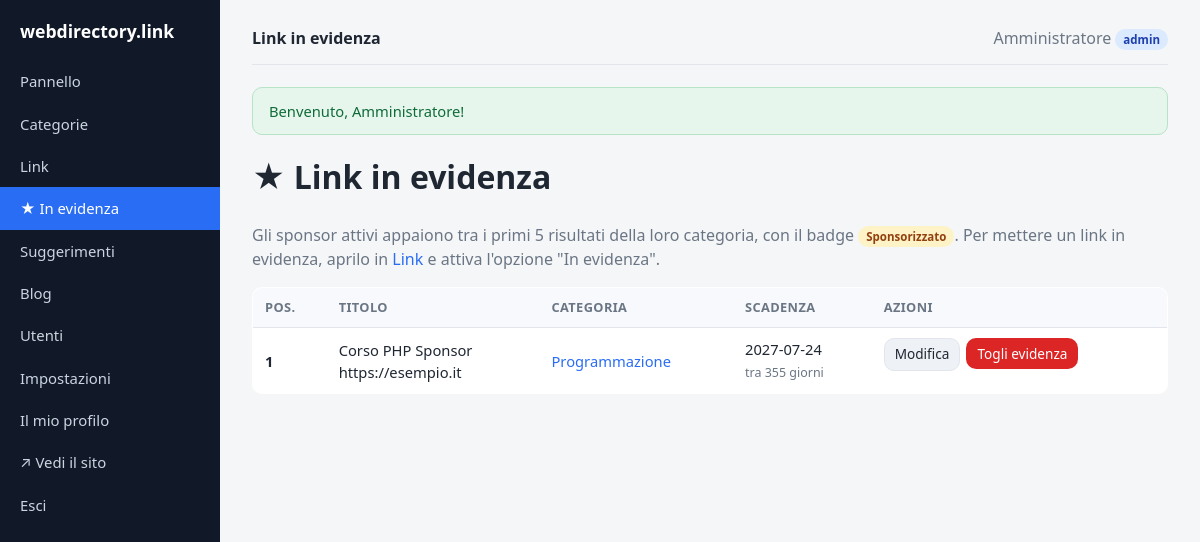
Page /admin/featured (signed in) on the committed database.
### tables this page shows
CREATE TABLE `settings` (
  `key`   VARCHAR(64) NOT NULL,
  `value` TEXT NULL,
  PRIMARY KEY (`key`)
);

CREATE TABLE `links` (
  `id`           INT UNSIGNED NOT NULL AUTO_INCREMENT,
  `category_id`  INT UNSIGNED NOT NULL,
  `title`        VARCHAR(200) NOT NULL,
  `url`          VARCHAR(2048) NOT NULL,
  `description`  TEXT NULL,
  `status`       ENUM('approved','pending') NOT NULL DEFAULT 'approved',
  `submitted_by` VARCHAR(190) NULL,    
  `featured`         TINYINT(1) NOT NULL DEFAULT 0,    
  `featured_position` INT NOT NULL DEFAULT 0,          
  `featured_until`   DATE NULL,                        
  `image_url`    VARCHAR(2048) NULL,                   
  `latitude`     DECIMAL(10,7) NULL,                   
  `longitude`    DECIMAL(10,7) NULL,
  `address`      VARCHAR(255) NULL,                    
  `sort_order`   INT NOT NULL DEFAULT 0,
  `created_at`   DATETIME NOT NULL DEFAULT CURRENT_TIMESTAMP,
  PRIMARY KEY (`id`),
  KEY `idx_links_category` (`category_id`),
  KEY `idx_links_status` (`status`),
  KEY `idx_links_featured` (`featured`,`featured_position`),
  FULLTEXT KEY `ft_links_search` (`title`,`description`),
  CONSTRAINT `fk_links_category` FOREIGN KEY (`category_id`)
      REFERENCES `categories`(`id`) ON DELETE CASCADE
);

CREATE TABLE `categories` (
  `id`          INT UNSIGNED NOT NULL AUTO_INCREMENT,
  `parent_id`   INT UNSIGNED NULL,
  `name`        VARCHAR(160) NOT NULL,
  `slug`        VARCHAR(180) NOT NULL,
  `path`        VARCHAR(2000) NOT NULL DEFAULT '',   
  `description` TEXT NULL,
  `sort_order`  INT NOT NULL DEFAULT 0,
  `created_at`  DATETIME NOT NULL DEFAULT CURRENT_TIMESTAMP,
  PRIMARY KEY (`id`),
  KEY `idx_categories_parent` (`parent_id`),
  KEY `idx_categories_path` (`path`(191)),
  CONSTRAINT `fk_categories_parent` FOREIGN KEY (`parent_id`)
      REFERENCES `categories`(`id`) ON DELETE CASCADE
);

### app/helpers.php (called while the page is built, shortened)
<?php
function e(?string $v): string
{
    return htmlspecialchars((string) $v, ENT_QUOTES | ENT_SUBSTITUTE, 'UTF-8');
}
function setting(string $key, string $default = ''): string
{
    return Setting::get($key, $default);
}
function url(string $path = ''): string
{
    global $CONFIG;
    $base = rtrim($CONFIG['site']['base_url'] ?? '', '/');
    $path = '/' . ltrim($path, '/');
    return $base . ($path === '/' ? '/' : $path);
}
function current_user(): ?array
{
    return $_SESSION['user'] ?? null;
}
function is_admin(): bool
{
    $u = current_user();
    return $u !== null && ($u['role'] ?? '') === 'admin';
}
function take_flash(): array
{
    $f = $_SESSION['flash'] ?? [];
    return $f;
}
function view(string $view, array $data = [], string $layout = 'layout'): void
{
    extract($data, EXTR_SKIP);
    require APP_PATH . '/views/' . $view . '.php';
    $content = ob_get_clean();
    require APP_PATH . '/views/partials/' . $layout . '.php';
}

### app/controllers/AdminController.php (called while the page is built, shortened)
<?php
class AdminController
{
    public static function featured(): void
    {
        self::render('admin/featured', [
            'title'    => 'Link in evidenza',
            'featured' => Link::allFeatured(),
        ]);
    }
    private static function render(string $view, array $data): void
    {
        $data['pending_badge'] = Link::pendingCount();
        view($view, $data, 'admin_layout');
    }
}

### app/config.php (called while the page is built)
<?php
return [
    'db' => [
        'driver'  => getenv('DB_DRIVER') ?: 'mysql',
        'host'    => getenv('DB_HOST') ?: '127.0.0.1',
        'name'    => getenv('DB_NAME') ?: 'dircms',
        'user'    => getenv('DB_USER') ?: 'root',
        'pass'    => getenv('DB_PASS') ?: '',
        'charset' => 'utf8mb4',
    ],
    'site' => [
        'name'     => 'webdirectory.link',
        'base_url' => '',
        'url'      => getenv('SITE_URL') ?: 'https://webdirectory.link',
        'email'    => 'info@webdirectory.link',
        'owner'    => '',
    ],
    'per_page' => 20,
    'adsense' => [
        'client' => getenv('ADSENSE_CLIENT') ?: '',
        'slot'   => getenv('ADSENSE_SLOT') ?: '',
    ],
    'antispam' => [
        'enabled'  => true,
        'min_secs' => 3,
    ],
    'describe' => [
        'meta_enabled' => true,
        'ai_enabled'   => (bool) (getenv('ANTHROPIC_API_KEY')),
        'ai_api_key'   => getenv('ANTHROPIC_API_KEY') ?: '',
        'ai_model'     => 'claude-haiku-4-5',
    ],
];

### app/models/Link.php (called while the page is built, shortened)
<?php
class Link
{
    public static function db(): PDO
    {
        return Database::pdo();
    }
    public static function allFeatured(): array
    {
        return self::db()->query(
            "SELECT l.*, c.name AS category_name, c.path AS category_path
             FROM links l JOIN categories c ON c.id = l.category_id
             WHERE l.featured = 1
             ORDER BY c.path, l.featured_position, l.title"
        )->fetchAll();
    }
}

### app/Database.php (called while the page is built, shortened)
<?php
class Database
{
    private static ?PDO $pdo = null;
    public static function connect(array $cfg): PDO
    {
        $dsn = sprintf(
            'mysql:host=%s;dbname=%s;charset=%s',
            $cfg['host'],
            $cfg['name'],
            $cfg['charset']
        );
        self::$pdo = new PDO($dsn, $cfg['user'], $cfg['pass'], [
            PDO::ATTR_ERRMODE            => PDO::ERRMODE_EXCEPTION,
            PDO::ATTR_DEFAULT_FETCH_MODE => PDO::FETCH_ASSOC,
            PDO::ATTR_EMULATE_PREPARES   => false,
        ]);
        return self::$pdo;
    }
    public static function pdo(): PDO
    {
        return self::$pdo;
    }
}

### app/models/Setting.php (called while the page is built, shortened)
<?php
class Setting
{
    private static ?array $cache = null;
    private static function load(): array
    {
        self::$cache = [];
        try {
            $rows = Database::pdo()->query('SELECT `key`,`value` FROM settings');
            foreach ($rows as $r) {
                self::$cache[$r['key']] = $r['value'];
            }
        } catch (Throwable $e) {
        }
        return self::$cache;
    }
    public static function get(string $key, string $default = ''): string
    {
        $all = self::load();
        $v = $all[$key] ?? null;
        return ($v === null || $v === '') ? $default : $v;
    }
}

### app/views/admin/featured.php (the view, shortened to what this page needs)
<h1>★ Link in evidenza</h1>
<p class="muted">
  Gli sponsor attivi appaiono tra i primi <?= Link::FEATURED_SLOTS ?> risultati della loro categoria,
  con il badge <span class="badge featured">Sponsorizzato</span>.
  Per mettere un link in evidenza, aprilo in <a href="<?= e(url('/admin/links')) ?>">Link</a> e attiva l'opzione "In evidenza".
</p>
<?php if (!$featured): ?>
  <p class="muted">Nessun link in evidenza al momento.</p>
<?php else: ?>
  <table class="data">
    <thead><tr><th>Pos.</th><th>Titolo</th><th>Categoria</th><th>Scadenza</th><th>Azioni</th></tr></thead>
    <tbody>
      <?php foreach ($featured as $l): ?>
        <?php
          $scad = $l['featured_until'] ?? null;
          $giorni = $scad ? (int) ceil((strtotime($scad) - time()) / 86400) : null;
        ?>
        <tr>
          <td><strong><?= (int) $l['featured_position'] ?></strong></td>
          <td><?= e($l['title']) ?><br><span class="url"><?= e($l['url']) ?></span></td>
          <td><a href="<?= e(url($l['category_path'])) ?>" target="_blank"><?= e($l['category_name']) ?></a></td>
          <td>
            <?php if ($scad): ?>
              <?= e($scad) ?>
              <?php if ($giorni !== null): ?>
                <br><span class="muted" style="font-size:.78rem">
                  <?= $giorni >= 0 ? "tra $giorni giorni" : 'scaduto' ?>
                </span>
              <?php endif; ?>
            <?php else: ?>
              <span class="muted">senza scadenza</span>
            <?php endif; ?>
          </td>
          <td class="actions-cell">
            <a class="btn small secondary" href="<?= e(url('/admin/links/' . $l['id'] . '/edit')) ?>">Modifica</a>
            <form method="post" action="<?= e(url('/admin/featured/' . $l['id'] . '/remove')) ?>"
                  onsubmit="return confirm('Togliere l\'evidenza da questo link?');">
              <button class="btn small danger" type="submit">Togli evidenza</button>
            </form>
          </td>
        </tr>
      <?php endforeach; ?>
    </tbody>
  </table>
<?php endif; ?>

### public/index.php (shortened to what this page needs)
<?php
$configFile = APP_PATH . '/config.php';
$CONFIG = require $configFile;
require APP_PATH . '/Database.php';
require APP_PATH . '/helpers.php';
require APP_PATH . '/Describe.php';
require APP_PATH . '/models/Link.php';
require APP_PATH . '/models/Setting.php';
require APP_PATH . '/controllers/AdminController.php';
$uri = parse_url($_SERVER['REQUEST_URI'] ?? '/', PHP_URL_PATH) ?? '/';
$uri = '/' . trim(rawurldecode($uri), '/');
$method = $_SERVER['REQUEST_METHOD'] ?? 'GET';
foreach ($routes as [$rMethod, $pattern, $handler]) {
    if ($rMethod === $method && preg_match($pattern, $uri, $m)) {
        array_shift($m);
        $handler(...$m);
        exit;
    }
}

### app/views/partials/admin_layout.php (shortened to what this page needs)
<?php
$siteName = setting('site_name', $CONFIG['site']['name'] ?? 'Directory');
$flash = take_flash();
$u = current_user();
$uri = parse_url($_SERVER['REQUEST_URI'] ?? '/', PHP_URL_PATH) ?? '';
$nav = function (string $path) use ($uri): string {
    return str_contains($uri, $path) ? 'active' : '';
};
?><!DOCTYPE html>
<html lang="it">
<head>
  <link rel="stylesheet" href="<?= e(url('assets/css/style.css')) ?>">
</head>
<body>
<div class="admin-shell">
  <nav class="admin-nav">
    <a class="brand" href="<?= e(url('/admin')) ?>"><?= e($siteName) ?></a>
    <a class="<?= $uri === url('/admin') || $uri === '/admin' ? 'active' : '' ?>" href="<?= e(url('/admin')) ?>">Pannello</a>
    <a class="<?= $nav('/admin/categories') ?>" href="<?= e(url('/admin/categories')) ?>">Categorie</a>
    <a class="<?= $nav('/admin/links') ?>" href="<?= e(url('/admin/links')) ?>">Link</a>
    <a class="<?= $nav('/admin/featured') ?>" href="<?= e(url('/admin/featured')) ?>">★ In evidenza</a>
    <a class="<?= $nav('/admin/suggestions') ?>" href="<?= e(url('/admin/suggestions')) ?>">
      Suggerimenti
    </a>
    <a class="<?= $nav('/admin/posts') ?>" href="<?= e(url('/admin/posts')) ?>">Blog</a>
    <?php if (is_admin()): ?>
      <a class="<?= $nav('/admin/users') ?>" href="<?= e(url('/admin/users')) ?>">Utenti</a>
      <a class="<?= $nav('/admin/settings') ?>" href="<?= e(url('/admin/settings')) ?>">Impostazioni</a>
    <?php endif; ?>
    <a class="<?= $nav('/admin/profile') ?>" href="<?= e(url('/admin/profile')) ?>">Il mio profilo</a>
    <a href="<?= e(url('/')) ?>">↗ Vedi il sito</a>
    <a href="<?= e(url('/logout')) ?>">Esci</a>
  </nav>
  <div class="admin-main">
    <div class="admin-topbar">
      <strong><?= e($title ?? '') ?></strong>
      <span class="muted">
        <?= e($u['name'] ?? '') ?>
        <span class="badge <?= e($u['role'] ?? 'editor') ?>"><?= e($u['role'] ?? '') ?></span>
      </span>
    </div>
    <?php if (!empty($flash['success'])): ?>
      <div class="alert success"><?= e($flash['success']) ?></div>
    <?php endif; ?>
    <?= $content ?>
  </div>
</div>
</body>
</html>

### assets/css/style.css (style rules this page uses)
:root { --bg:#f5f6f8; --panel:#ffffff; --ink:#1f2733; --muted:#6b7684; --brand:#2a6df5; --brand-dark:#1a52c9; --border:#e2e6ec; --ok:#1f9d55; --warn:#d97706; --danger:#dc2626; --pending:#fff7ed; --radius:10px; --shadow:0 1px 3px rgba(20,30,50,.08); }
* { box-sizing:border-box }
body { margin:0; font-family:system-ui,-apple-system,"Segoe UI",Roboto,Helvetica,Arial,sans-serif; color:var(--ink); background:var(--bg); line-height:1.5; }
a { color:var(--brand); text-decoration:none }
.btn { display:inline-block; padding:8px 16px; border-radius:var(--radius); border:1px solid transparent; background:var(--brand); color:#fff; font-size:.95rem; cursor:pointer; font-family:inherit; }
.btn.small { padding:5px 10px; font-size:.85rem }
.btn.secondary { background:#eef1f6; color:var(--ink); border-color:var(--border) }
.btn.danger { background:var(--danger) }
.alert { padding:12px 16px; border-radius:var(--radius); margin-bottom:18px; font-size:.92rem }
.alert.success { background:#e7f6ed; color:#0f6b38; border:1px solid #b7e3c6 }
.badge { display:inline-block; padding:2px 8px; border-radius:999px; font-size:.72rem; font-weight:600 }
.badge.admin { background:#dbeafe; color:#1e40af }
.badge.featured { background:#fef3c7; color:#92400e }
table.data { width:100%; border-collapse:collapse; background:var(--panel); border:1px solid var(--border); border-radius:var(--radius); overflow:hidden }
table.data th, table.data td { padding:10px 12px; text-align:left; border-bottom:1px solid var(--border); font-size:.92rem }
table.data th { background:#f7f9fc; font-size:.8rem; text-transform:uppercase; letter-spacing:.03em; color:var(--muted) }
table.data tr:last-child td { border-bottom:0 }
.actions-cell { white-space:nowrap; display:flex; gap:6px }
.actions-cell form { display:inline }
.muted { color:var(--muted) }
h1 { margin-top:0 }
.admin-shell { display:flex; min-height:100vh }
.admin-nav { width:220px; background:#111827; color:#cbd5e1; padding:18px 0; flex-shrink:0 }
.admin-nav .brand { color:#fff; font-weight:700; padding:0 20px 16px; font-size:1.1rem; display:block }
.admin-nav a { display:flex; justify-content:space-between; align-items:center; color:#cbd5e1; padding:10px 20px; font-size:.93rem }
.admin-nav a.active { background:var(--brand); color:#fff }
.admin-main { flex:1; padding:26px 32px; max-width:100% }
.admin-topbar { display:flex; justify-content:space-between; align-items:center; margin-bottom:22px; padding-bottom:14px; border-bottom:1px solid var(--border) }

### rows in the picture
settings: value "webdirectory.link"
links: featured_position "1", title "Corso PHP Sponsor", url "https://esempio.it", category.name "Programmazione", featured_until "2027-07-24", featured_until "355"
